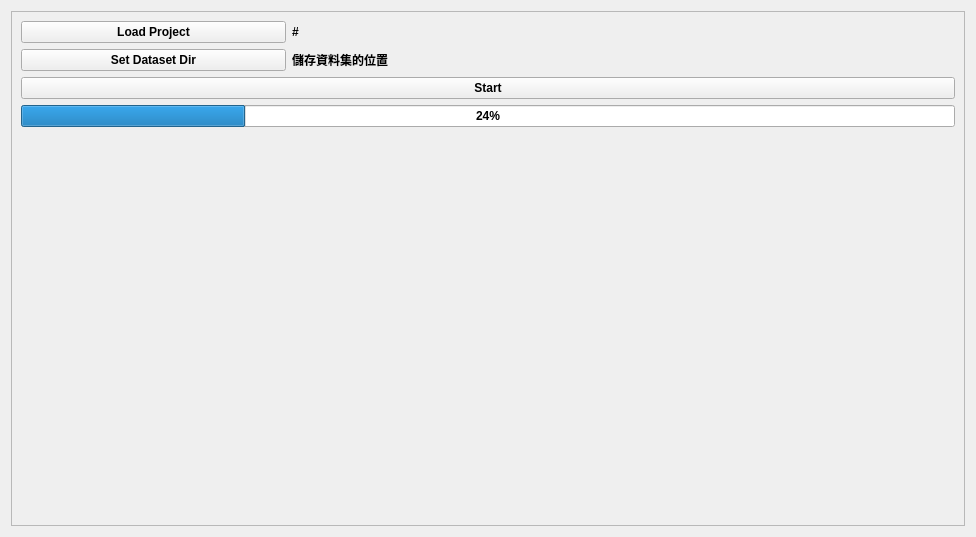
<?xml version="1.0" encoding="UTF-8"?>
<ui version="4.0">
 <class>Form</class>
 <widget class="QWidget" name="Form">
  <property name="geometry">
   <rect>
    <x>0</x>
    <y>0</y>
    <width>976</width>
    <height>537</height>
   </rect>
  </property>
  <property name="windowTitle">
   <string>Form</string>
  </property>
  <property name="styleSheet">
   <string notr="true">font-family:微軟正黑體;
font-weight: bold;</string>
  </property>
  <layout class="QVBoxLayout" name="verticalLayout_2">
   <item>
    <widget class="QScrollArea" name="scrollArea">
     <property name="widgetResizable">
      <bool>true</bool>
     </property>
     <widget class="QWidget" name="scrollAreaWidgetContents">
      <property name="geometry">
       <rect>
        <x>0</x>
        <y>0</y>
        <width>952</width>
        <height>513</height>
       </rect>
      </property>
      <layout class="QVBoxLayout" name="verticalLayout">
       <item>
        <layout class="QVBoxLayout" name="setting_layout">
         <item>
          <layout class="QGridLayout" name="project_grid" columnstretch="2,5">
           <item row="0" column="0">
            <widget class="QPushButton" name="load_project_btn">
             <property name="sizePolicy">
              <sizepolicy hsizetype="Minimum" vsizetype="Fixed">
               <horstretch>0</horstretch>
               <verstretch>0</verstretch>
              </sizepolicy>
             </property>
             <property name="text">
              <string>Load Project</string>
             </property>
            </widget>
           </item>
           <item row="0" column="1">
            <widget class="QLabel" name="project_path">
             <property name="text">
              <string>#</string>
             </property>
            </widget>
           </item>
          </layout>
         </item>
         <item>
          <layout class="QGridLayout" name="save_grid" columnstretch="2,5">
           <item row="0" column="0">
            <widget class="QPushButton" name="set_saved_dir_btn">
             <property name="text">
              <string>Set Dataset Dir</string>
             </property>
            </widget>
           </item>
           <item row="0" column="1">
            <widget class="QLabel" name="saved_dir">
             <property name="text">
              <string>儲存資料集的位置</string>
             </property>
            </widget>
           </item>
          </layout>
         </item>
        </layout>
       </item>
       <item>
        <layout class="QVBoxLayout" name="capture_layout">
         <item>
          <widget class="QPushButton" name="start_btn">
           <property name="sizePolicy">
            <sizepolicy hsizetype="Minimum" vsizetype="Fixed">
             <horstretch>0</horstretch>
             <verstretch>0</verstretch>
            </sizepolicy>
           </property>
           <property name="text">
            <string>Start</string>
           </property>
          </widget>
         </item>
         <item>
          <widget class="QProgressBar" name="progressBar">
           <property name="value">
            <number>24</number>
           </property>
          </widget>
         </item>
        </layout>
       </item>
       <item>
        <spacer name="verticalSpacer">
         <property name="orientation">
          <enum>Qt::Vertical</enum>
         </property>
         <property name="sizeHint" stdset="0">
          <size>
           <width>20</width>
           <height>40</height>
          </size>
         </property>
        </spacer>
       </item>
      </layout>
     </widget>
    </widget>
   </item>
  </layout>
 </widget>
 <resources/>
 <connections/>
</ui>
